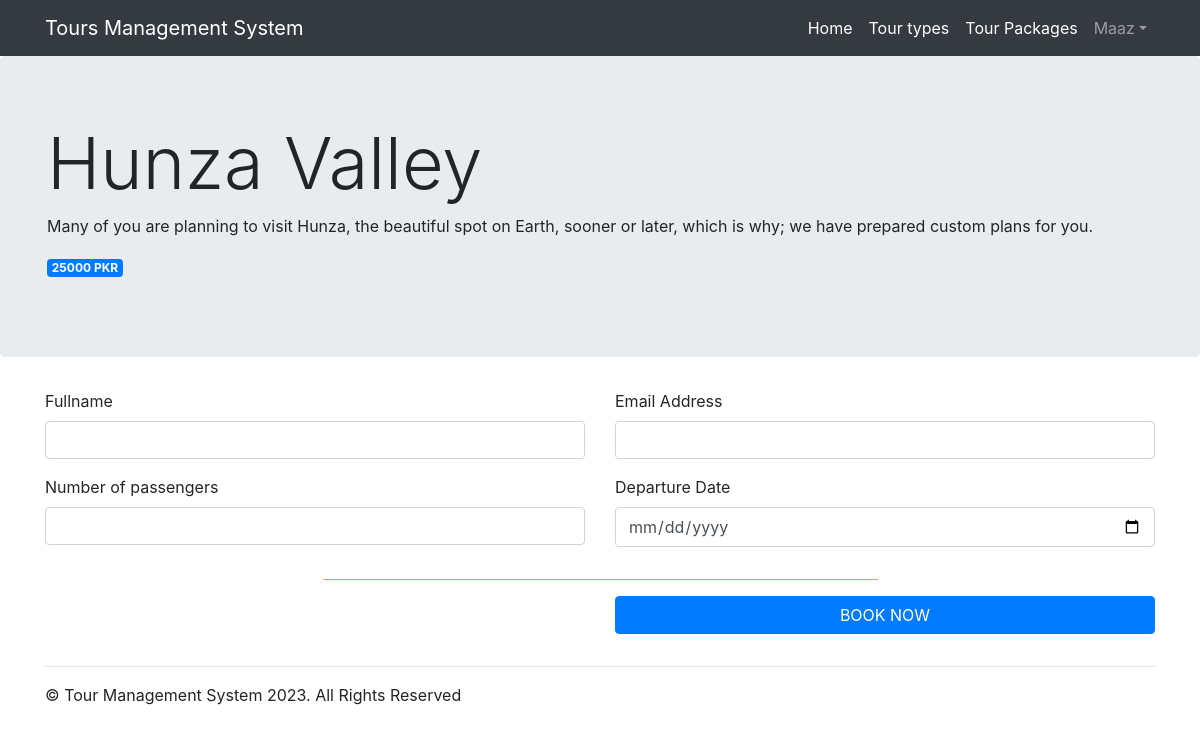
/book_package.php?id=1 (signed in), run on the app's committed database.
### tables this page shows
CREATE TABLE `tour_packages` (
  `id` int NOT NULL,
  `name` varchar(255) NOT NULL,
  `description` varchar(255) NOT NULL,
  `price` int NOT NULL,
  `tour_type` int NOT NULL,
  `created_at` timestamp NOT NULL DEFAULT CURRENT_TIMESTAMP
);

### lib/TourPackage.php (called while the page is built, shortened)
<?php
include_once 'Database.php';
class TourPackage{
    private $db;
    public function __construct(){
        $this->db = new Database();
    }
    public function getTourPkgByID($id)
    {
        $q = "SELECT * FROM `tour_packages` WHERE `id` = '$id' LIMIT 1";
        $stmt = $this->db->con->query($q);
        $row = $stmt->fetch_assoc();
        return $row;
    }
}
?>

### lib/Database.php (called while the page is built, shortened)
<?php
class Database{
    private $host = 'localhost';
    private $username = 'root';
    private $password = '';
    private $dbname = 'tours_db';
    public $con;
    public function __construct(){
        if(!isset($this->con)){
            try {
                $this->con = new mysqli($this->host, $this->username, $this->password, $this->dbname);
            } catch(Exception $e){
                throw new Exception($e->getMessage());
            }
        }
    }
}
?>

### book_package.php (the view, shortened to what this page needs)
<?php
    include 'inc/header.php';
    include 'lib/TourPackage.php';
 ?>
<?php
    if(isset($_GET['id'])){
        $tourPkgId = (int)$_GET['id'];
    }
    $tour_pkg = new TourPackage();
    $pkg = $tour_pkg->getTourPkgByID($tourPkgId);
?>
<main role="main">
    <div class="jumbotron">
        <div class="container">
            <h1 class="display-3"><?=$pkg['name']?></h1>
            <p><?=$pkg['description']?></p>
            <p class="badge badge-primary"><?=$pkg['price'].' PKR'?></p>
        </div>
    </div>
    <div class="container">
        <form action="" method="POST">
            <div class="row">
                <div class="col-md-6">
                    <div class="form-group">
                        <label for="">Fullname</label>
                        <input type="text" class="form-control" name="name" value="<?php echo isset($_POST["name"]) ? htmlentities($_POST["name"]) : ''; ?>">
                    </div>
                </div>
                <div class="col-md-6">
                    <div class="form-group">
                        <label for="">Email Address</label>
                        <input type="email" class="form-control" name="email" value="<?php echo isset($_POST["email"]) ? htmlentities($_POST["email"]) : ''; ?>">
                    </div>
                </div>
            </div>
            <div class="row">
                <div class="col-md-6">
                    <div class="form-group">
                        <label for="">Number of passengers</label>
                        <input type="number" class="form-control" name="passengers" value="<?php echo isset($_POST["passengers"]) ? htmlentities($_POST["passengers"]) : ''; ?>">
                    </div>
                </div>
                <div class="col-md-6">
                    <div class="form-group">
                        <label for="">Departure Date</label>
                        <input type="date" class="form-control" name="departure_date" value="<?php echo isset($_POST["departure_date"]) ? htmlentities($_POST["departure_date"]) : ''; ?>">
                    </div>
                </div>
            </div>
            <hr class="bg-warning" style="width:50%">
            <div class="row">
                <div class="offset-md-6 col-md-6">
                    <div class="form-group">
                        <input type="submit" class="btn btn-primary btn-block" name="book_tour_package" value="BOOK NOW">
                    </div>
                </div>
            </div>
        </form>
    <hr>
    </div>
</main>
<?php include 'inc/footer.php'; ?>

### assets/css/style.css (style rules this page uses)
body { padding-top: 3.5rem; }

### data on the page
tour_packages: name "Hunza Valley", description "Many of you are planning to visit Hunza, the beautiful spot on Earth, sooner or later, which is why; we have prepared custom plans for you.", price "25000"

### other printed values
$name "Maaz"
